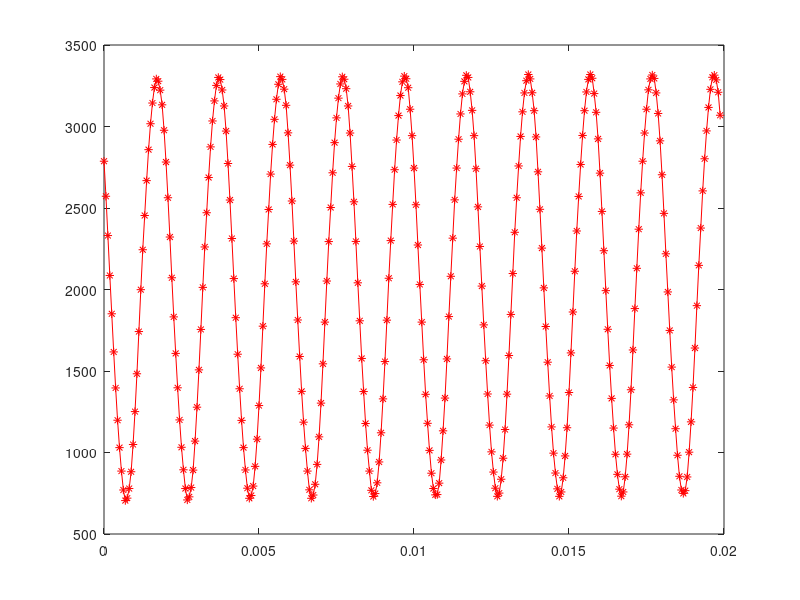

MATLAB code to generate this figure:
close all;

s1=[2787 2572 2331 2086 1851 1617 1396 1198 1030  886  770  705  720  779  882 1049 1251 1483 1742 1999 2244 2454 2668 2858 3017 3144 3239 3292 3278 3223 3133 2977 2782 2563 2322 2072 1832 1608 1397 1200 1032  894  779  709  728  785  892 1070 1278 1507 1755 2013 2261 2471 2687 2875 3034 3157 3252 3301 3288 3224 3126 2972 2773 2549 2313 2067 1827 1603 1391 1197 1030  893  781  719  736  794  915 1082 1288 1519 1775 2035 2280 2491 2708 2890 3044 3167 3259 3306 3289 3229 3130 2961 2763 2543 2297 2047 1813 1589 1375 1186 1025  886  771  719  739  805  927 1096 1303 1544 1800 2052 2294 2503 2716 2901 3053 3174 3261 3305 3290 3232 3126 2960 2755 2538 2295 2041 1808 1577 1374 1178 1014  886  768  730  748  814  942 1121 1329 1558 1812 2069 2300 2522 2735 2917 3067 3190 3274 3309 3293 3238 3106 2944 2745 2520 2273 2031 1800 1569 1357 1179 1013  873  779  740  742  812  954 1133 1334 1574 1834 2081 2315 2550 2745 2922 3077 3200 3277 3314 3301 3213 3099 2944 2741 2507 2264 2021 1783 1563 1359 1168 1004  880  781  731  751  836  965 1141 1358 1595 1847 2098 2351 2563 2758 2939 3090 3206 3281 3319 3292 3207 3097 2936 2722 2492 2254 2010 1773 1554 1347 1157  996  874  777  731  758  845  979 1152 1368 1611 1862 2112 2359 2571 2767 2945 3097 3212 3289 3319 3296 3202 3087 2924 2714 2479 2238 1993 1756 1534 1332 1150  989  866  775  732  758  851  990 1170 1385 1629 1883 2130 2370 2593 2787 2960 3106 3225 3292 3316 3295 3206 3080 2912 2704 2467 2219 1985 1749 1524 1323 1146  983  854  770  749  766  850 1002 1188 1399 1641 1901 2148 2377 2605 2802 2973 3117 3228 3302 3315 3286 3210 3069];

length(s1)
plot((0:length(s1)-1)*1/16e3,s1,"-*r");
